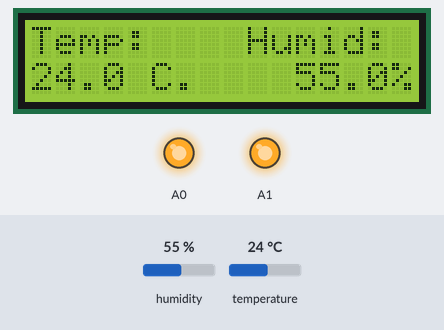
Recording of a sketch running on a simulated Arduino Uno, built with avr-gcc and run on an emulated ATmega328P. Parts: 16×2 character LCD, output pins drawn as LEDs (lit = HIGH). The test bench sets the inputs (shaded band); at power-on: humidity 55 %, temperature 24 °C. What the sketch prints to the serial monitor is not drawn.

Above: at 2.8 s.
2.9 s: humidity set to 22 %
At 4.9 s:
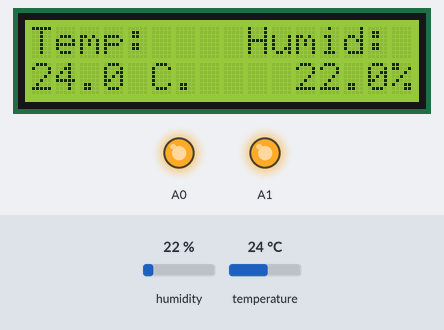
6.0 s: temperature set to 12 °C
At 7.9 s:
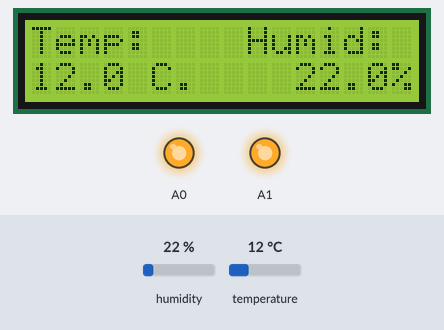
8.3 s: humidity set to 40 %
At 9.7 s:
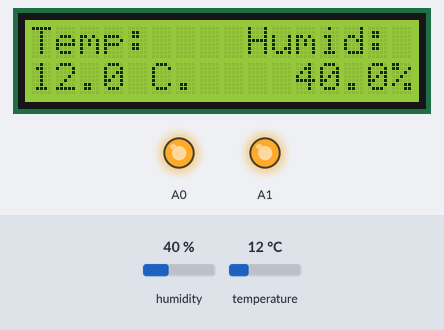
10.5 s: temperature set to 19 °C
At 12.8 s:
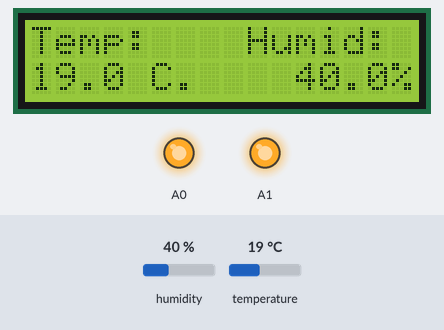
Timing chart, 0 to 13.8 s (numbered marks = the images above; inputs shaded):
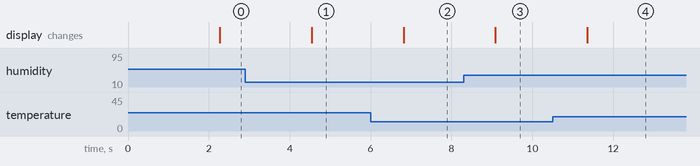

Measured:
- after the input at 2.9 s, the display: changes after 1.6 s (image 1)
- after the input at 6.0 s, the display: changes after 0.82 s (image 2)
- after the input at 8.3 s, the display: changes after 0.79 s (image 3)
- after the input at 10.5 s, the display: changes after 0.86 s (image 4)

The sketch:

DHT11_Test.ino
```cpp
/*
 * This is a very slightly modified version of the DHT11_Example by Elegoo. Modified to use the lcd attached to my project.
 */

  //www.elegoo.com
//2018.10.25

#include <LiquidCrystal.h>
#include <dht_nonblocking.h>
#define DHT_SENSOR_TYPE DHT_TYPE_11

static const int DHT_SENSOR_PIN = 13;
DHT_nonblocking dht_sensor( DHT_SENSOR_PIN, DHT_SENSOR_TYPE );
LiquidCrystal lcd(7, 8, 9, 10, 11, 12);


/*
 * Initialize the serial port.
 */
void setup( )
{
  pinMode(A0, OUTPUT);
  digitalWrite(A0, HIGH);
  pinMode(A1, OUTPUT);
  digitalWrite(A1, HIGH);
  Serial.begin( 9600);
  lcd.begin(16, 2);
  lcd.noAutoscroll();
  lcd.clear();
}


/*
 * Poll for a measurement, keeping the state machine alive.  Returns
 * true if a measurement is available.
 */
static bool measure_environment( float *temperature, float *humidity )
{
  static unsigned long measurement_timestamp = millis( );

  /* Measure once every four seconds. */
  if( millis( ) - measurement_timestamp > 1000ul )
  {
    if( dht_sensor.measure( temperature, humidity ) == true )
    {
      measurement_timestamp = millis( );
      return( true );
    }
  }

  return( false );
}


/*
 * Main program loop.
 */
void loop( )
{
  float temperature;
  float humidity;

  /* Measure temperature and humidity.  If the functions returns
     true, then a measurement is available. */
  if( measure_environment( &temperature, &humidity ) == true )
  {
    Serial.print( "T = " );
    Serial.print( temperature, 1 );
    Serial.print( " deg. C, H = " );
    Serial.print( humidity, 1 );
    Serial.println( "%" );
    lcd.setCursor(0,0);
    lcd.print("Temp:");
    lcd.setCursor(0,1);
      lcd.print(temperature, 1); lcd.print(" C.");

      lcd.setCursor(9,0);
      lcd.print("Humid:");
      lcd.setCursor(11,1);
      lcd.print(humidity, 1); lcd.print("%");
  }
}
```
